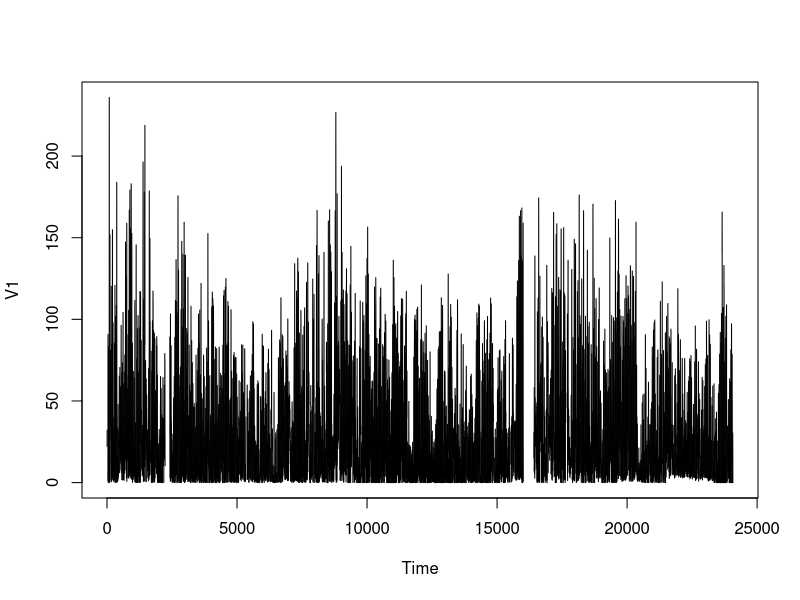
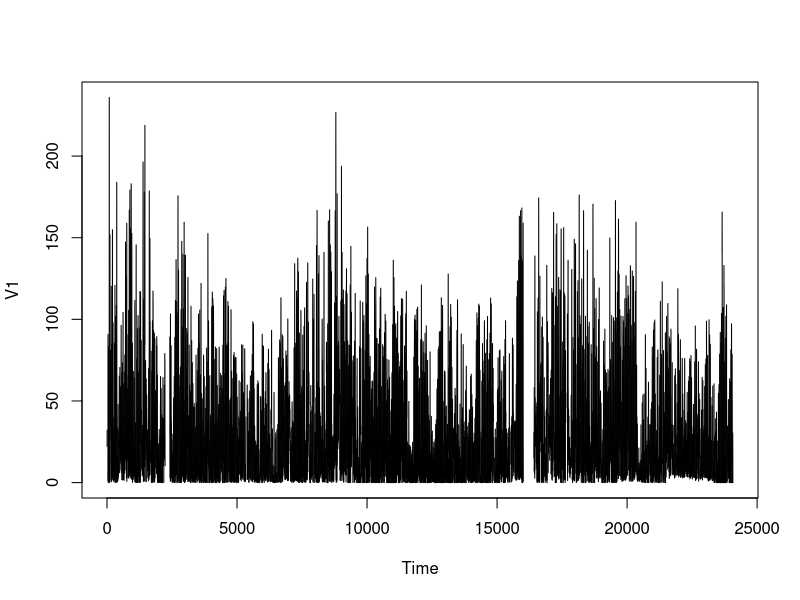
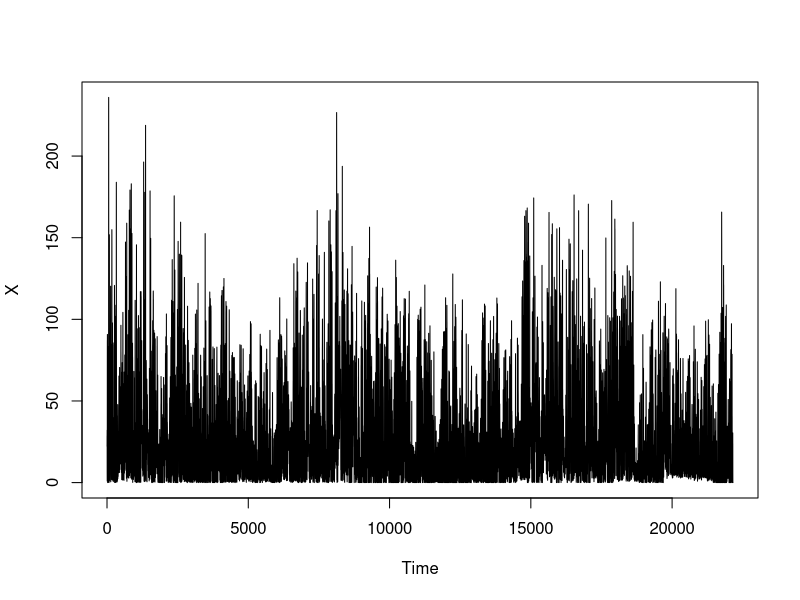
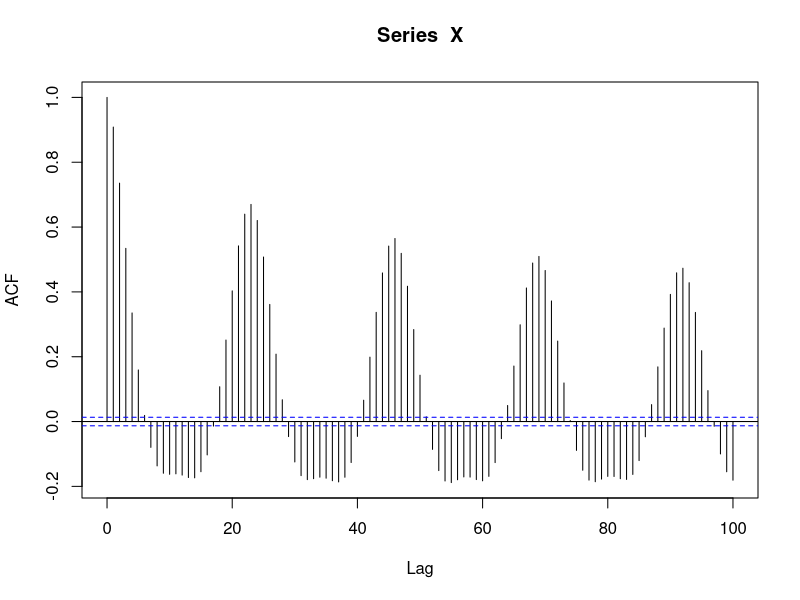
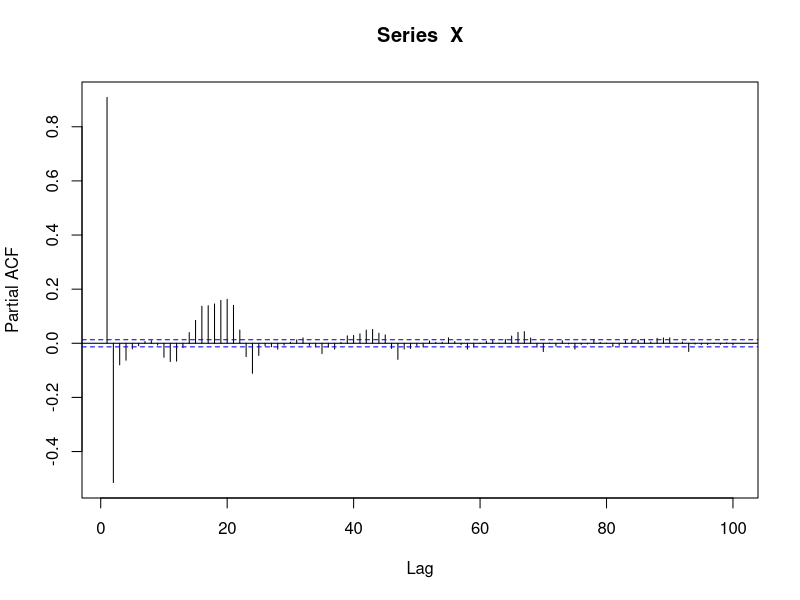
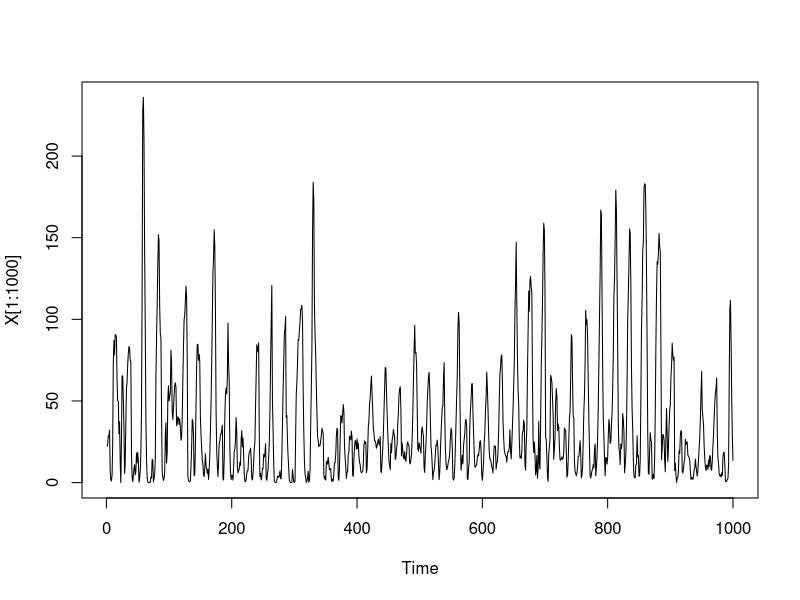
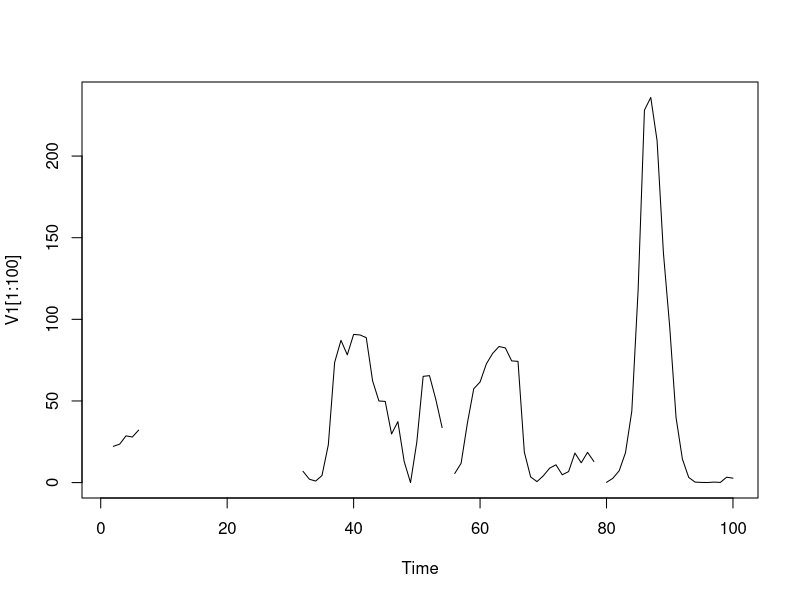
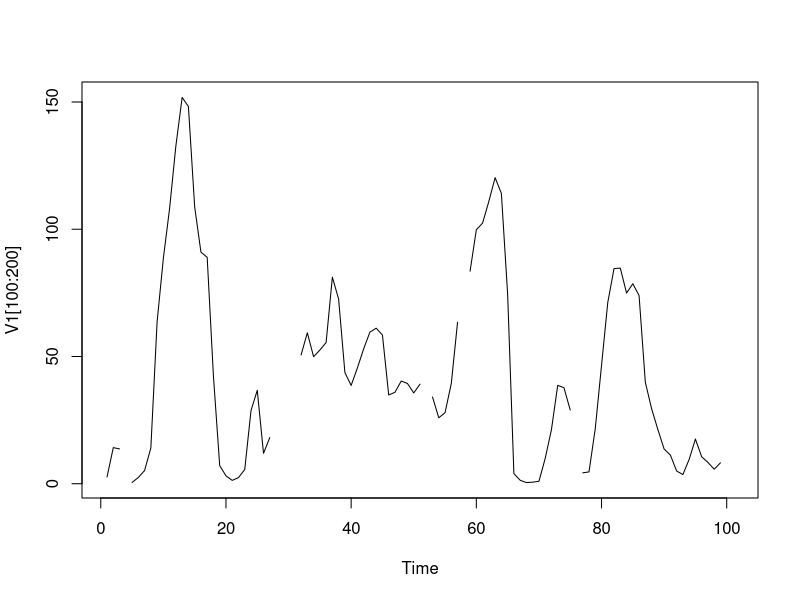

Recreate these plots in R, in order.
#Leitura
dir()
datos<-read.table("julio.txt", dec = ",", header = FALSE, sep = "")
names(datos)
plot.ts(datos)
attach(datos)
length(V1)

#Graficos
plot.ts(V1)
length(which(is.na(V1)==TRUE)) #Numero de dados faltantes
X<-na.omit(V1) # Omitiendo dados faltantes
length(X)
plot.ts(X) #Grafica sem dados faltantes 


#ACF PACF sem datos faltantes
acf(X, lag.max = 100)
pacf(X, lag.max = 100)

#Grafica de algumas subamostras 
plot.ts(X[1:1000]) 
plot.ts(V1[1:100])
plot.ts(V1[100:200])
plot.ts(V1[200:300])
plot.ts(V1[300:400])
plot.ts(V1[400:500])
plot.ts(V1[500:600])


#Periodograma
library(stats)
per1<-spec.pgram(X, log="no") # Grafica la densidad espectral estimada
per1$freq # Freqs onde se calculam as Densidades espectrais  
per1$spec # Densidades espectrais estimadas 
wmax1<-per1$freq[which.max(per1$spec)] # Em qual freq atinge o maximo
(s1<-1/wmax1) #Para calcular o periodo principal

# NOTA1: Podemos dizer que o primeiro periodo relevante P1 = 22,91242.
#        As demais frequencias numa vizinhanca dela sao muito similares.

#Tiramos os primeiros 1200 elemento del periodograma para localizar el segundo grupo de frequencias altas.
X2<-per1$freq
Y2<-per1$spec
length(X2)
plot(X2[-c(0:1200)],Y2[-c(0:1200)])
z<-X2[-c(0:1200)]
w<-Y2[-c(0:1200)]
max2<-z[which.max(w)] #Frequencia em que atinge o maximo
(ss1<-1/max2) # Periodo em que atinge o maximo

#NOTA2: Podemos dizer que o segundo periodo relevante P2 = 11,46789.
#       As demais frequencias numa vizinhanca dela sao muito similares.

#NOTA3: Pode-se observar que (2*ss1 \aprox s1) (2*11.46789 \aprox 22.91242), ou seja,
#       o periodo principal e dois vezes o periodo secundario.




